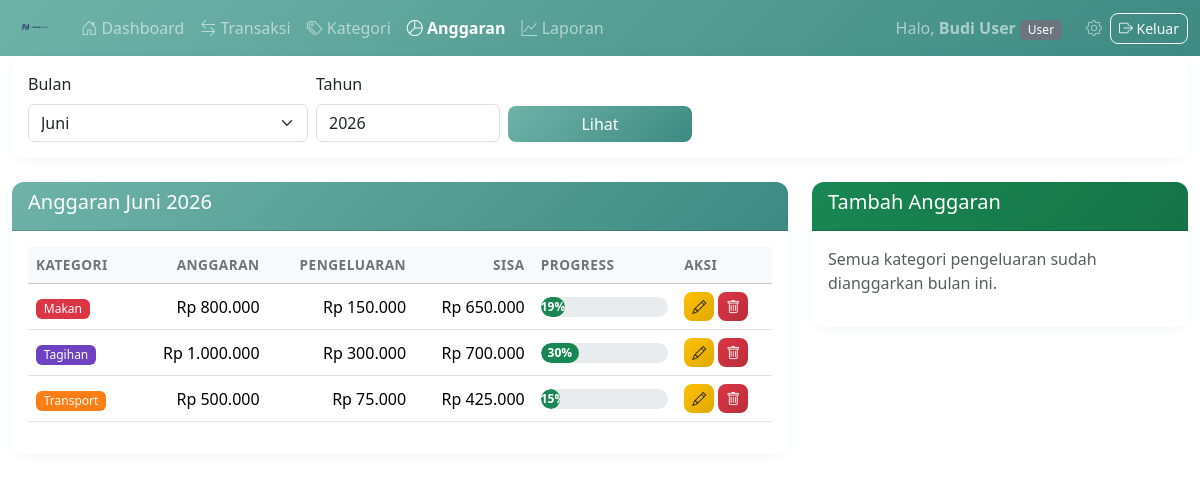
/pages/budget/index.php (signed in), run on the app's committed database.
### tables this page shows
CREATE TABLE anggaran (
    id              INT AUTO_INCREMENT PRIMARY KEY,
    user_id         INT NOT NULL,
    kategori_id     INT NOT NULL,
    bulan           INT NOT NULL,
    tahun           INT NOT NULL,
    jumlah          DECIMAL(15,2) NOT NULL,
    created_at      DATETIME DEFAULT CURRENT_TIMESTAMP,
    UNIQUE KEY unique_anggaran (user_id, kategori_id, bulan, tahun),
    FOREIGN KEY (user_id) REFERENCES users(id) ON DELETE CASCADE,
    FOREIGN KEY (kategori_id) REFERENCES kategori(id) ON DELETE CASCADE
);

CREATE TABLE kategori (
    id              INT AUTO_INCREMENT PRIMARY KEY,
    user_id         INT NOT NULL,
    nama_kategori   VARCHAR(100) NOT NULL,
    tipe            ENUM('pemasukan', 'pengeluaran') NOT NULL,
    warna           VARCHAR(7) DEFAULT '#6c757d',
    created_at      DATETIME DEFAULT CURRENT_TIMESTAMP,
    FOREIGN KEY (user_id) REFERENCES users(id) ON DELETE CASCADE
);

### config/database.php (called while the page is built, shortened)
<?php
$doc_root = rtrim($_SERVER['DOCUMENT_ROOT'], '/\\');
$project_root = dirname(__DIR__);
$base_url = str_replace('\\', '/', substr($project_root, strlen($doc_root)));
?>

### pages/budget/index.php (the view, shortened to what this page needs)
<?php
require_once '../../includes/header.php';
require_once '../../includes/navbar.php';
$user_id = $_SESSION['user_id'];
$bulan = $_GET['bulan'] ?? date('m');
$tahun = $_GET['tahun'] ?? date('Y');
$nama_bulan = [
    '01' => 'Januari', '02' => 'Februari', '03' => 'Maret',
    '04' => 'April', '05' => 'Mei', '06' => 'Juni',
    '07' => 'Juli', '08' => 'Agustus', '09' => 'September',
    '10' => 'Oktober', '11' => 'November', '12' => 'Desember'
];
$stmt = $pdo->prepare("
    SELECT a.*, k.nama_kategori, k.warna,
           COALESCE(SUM(t.jumlah), 0) as total_pengeluaran
    FROM anggaran a
    JOIN kategori k ON a.kategori_id = k.id
    LEFT JOIN transaksi t ON t.kategori_id = a.kategori_id
        AND t.tipe = 'pengeluaran' AND t.user_id = a.user_id
        AND MONTH(t.tanggal) = a.bulan AND YEAR(t.tanggal) = a.tahun
    WHERE a.user_id = ? AND a.bulan = ? AND a.tahun = ?
    GROUP BY a.id, k.nama_kategori, k.warna
    ORDER BY k.nama_kategori
");
$stmt->execute([$user_id, $bulan, $tahun]);
$budgets = $stmt->fetchAll();
$used_ids = array_column($budgets, 'kategori_id');
$params = array_merge([$user_id], $used_ids);
$stmt = $pdo->prepare("
    SELECT * FROM kategori
    WHERE user_id = ? AND tipe = 'pengeluaran'
    " . ($used_ids ? "AND id NOT IN (" . implode(',', array_fill(0, count($used_ids), '?')) . ")" : "") . "
    ORDER BY nama_kategori
");
$stmt->execute($params);
$available_kategoris = $stmt->fetchAll();
?>
<div class="container-fluid">
    <div class="card mb-4">
        <div class="card-body">
            <form method="GET" class="row g-2 align-items-end">
                <div class="col-md-3">
                    <label class="form-label">Bulan</label>
                    <select name="bulan" class="form-select">
                        <?php foreach ($nama_bulan as $k => $v): ?>
                        <option value="<?= $k ?>" <?= $bulan == $k ? 'selected' : '' ?>><?= $v ?></option>
                        <?php endforeach; ?>
                    </select>
                </div>
                <div class="col-md-2">
                    <label class="form-label">Tahun</label>
                    <input type="number" name="tahun" class="form-control" value="<?= $tahun ?>"
                           min="2020" max="<?= date('Y') + 1 ?>">
                </div>
                <div class="col-md-2">
                    <button type="submit" class="btn btn-primary w-100">Lihat</button>
                </div>
            </form>
        </div>
    </div>
    <div class="row">
        <div class="col-lg-8">
            <div class="card">
                <div class="card-header bg-primary text-white">
                    <h5>Anggaran <?= $nama_bulan[$bulan] ?> <?= $tahun ?></h5>
                </div>
                <div class="card-body">
                    <?php if (empty($budgets)): ?>
                    <p class="text-muted text-center py-3">Belum ada anggaran untuk bulan ini.</p>
                    <?php else: ?>
                    <div class="table-responsive">
                        <table class="table table-hover">
                            <thead class="table-light">
                                <tr>
                                    <th>Kategori</th>
                                    <th class="text-end">Anggaran</th>
                                    <th class="text-end">Pengeluaran</th>
                                    <th class="text-end">Sisa</th>
                                    <th>Progress</th>
                                    <th>Aksi</th>
                                </tr>
                            </thead>
                            <tbody>
                                <?php foreach ($budgets as $b):
                                    $persen = $b['jumlah'] > 0 ? round(($b['total_pengeluaran'] / $b['jumlah']) * 100) : 0;
                                    $sisa = $b['jumlah'] - $b['total_pengeluaran'];
                                    $bar_class = $persen >= 100 ? 'bg-danger' : ($persen >= 80 ? 'bg-warning' : 'bg-success');
                                ?>
                                <tr>
                                    <td>
                                        <span class="badge" style="background-color: <?= $b['warna'] ?>">
                                            <?= htmlspecialchars($b['nama_kategori']) ?>
                                        </span>
                                    </td>
                                    <td class="text-end">Rp <?= number_format($b['jumlah'], 0, ',', '.') ?></td>
                                    <td class="text-end">Rp <?= number_format($b['total_pengeluaran'], 0, ',', '.') ?></td>
                                    <td class="text-end <?= $sisa < 0 ? 'text-danger fw-bold' : '' ?>">
                                        Rp <?= number_format($sisa, 0, ',', '.') ?>
                                    </td>
                                    <td style="min-width: 120px;">
                                        <div class="progress" style="height: 20px;">
                                            <div class="progress-bar <?= $bar_class ?>" style="width: <?= min($persen, 100) ?>%">
                                                <?= $persen ?>%
                                            </div>
                                        </div>
                                    </td>
                                    <td>
                                        <button type="button" class="btn btn-warning btn-sm" data-bs-toggle="modal"
                                                data-bs-target="#editBudgetModal"
                                                data-id="<?= $b['id'] ?>"
                                                data-jumlah="<?= $b['jumlah'] ?>"
                                                data-kategori="<?= htmlspecialchars($b['nama_kategori']) ?>">
                                            <i class="bi bi-pencil"></i>
                                        </button>
                                        <button type="button" class="btn btn-danger btn-sm" data-bs-toggle="modal"
                                                data-bs-target="#deleteBudgetModal"
                                                data-id="<?= $b['id'] ?>"
                                                data-kategori="<?= htmlspecialchars($b['nama_kategori']) ?>">
                                            <i class="bi bi-trash"></i>
                                        </button>
                                    </td>
                                </tr>
                                <?php endforeach; ?>
                            </tbody>
                        </table>
                    </div>
                    <?php endif; ?>
                </div>
            </div>
        </div>
        <div class="col-lg-4">
            <div class="card">
                <div class="card-header bg-success text-white">
                    <h5>Tambah Anggaran</h5>
                </div>
                <div class="card-body">
                    <?php if (empty($available_kategoris)): ?>
                    <p class="text-muted">Semua kategori pengeluaran sudah dianggarkan bulan ini.</p>
                    <?php endif; ?>
                </div>
            </div>
        </div>
    </div>
</div>
<?php require_once '../../includes/footer.php'; ?>

### includes/header.php (shortened to what this page needs)
<?php
require_once __DIR__ . '/../config/database.php';
?>
<!DOCTYPE html>
<html lang="id">
<head>
    <link href="https://cdn.jsdelivr.net/npm/bootstrap@5.3.2/dist/css/bootstrap.min.css" rel="stylesheet">
    <link href="https://cdn.jsdelivr.net/npm/bootstrap-icons@1.11.3/font/bootstrap-icons.min.css" rel="stylesheet">
    <link href="<?= $base_url ?>/assets/css/style.css" rel="stylesheet">
</head>
<body>

### includes/navbar.php (shortened to what this page needs)
<?php
$current_role = $_SESSION['role'] ?? 'user';
$current_dir  = basename(dirname($_SERVER['PHP_SELF']));
function navActive($dir, $current_dir) {
    return $dir === $current_dir ? 'active fw-bold' : '';
}
?>
<nav class="navbar navbar-expand-lg navbar-dark bg-primary">
    <div class="container-fluid">
        <a class="navbar-brand fw-bold" href="<?= $base_url ?>/pages/dashboard/index.php">
            <img src="<?= $base_url ?>/assets/images/logo.png" alt="FinanceNote" style="height:32px;">
        </a>
        <div class="collapse navbar-collapse" id="navbarNav">
            <ul class="navbar-nav me-auto">
                <li class="nav-item">
                    <a class="nav-link <?= navActive('dashboard', $current_dir) ?>" href="<?= $base_url ?>/pages/dashboard/index.php">
                        <i class="bi bi-house-door"></i> Dashboard
                    </a>
                </li>
                <li class="nav-item">
                    <a class="nav-link <?= navActive('transaksi', $current_dir) ?>" href="<?= $base_url ?>/pages/transaksi/index.php">
                        <i class="bi bi-arrow-left-right"></i> Transaksi
                    </a>
                </li>
                <li class="nav-item">
                    <a class="nav-link <?= navActive('kategori', $current_dir) ?>" href="<?= $base_url ?>/pages/kategori/index.php">
                        <i class="bi bi-tags"></i> Kategori
                    </a>
                </li>
                <li class="nav-item">
                    <a class="nav-link <?= navActive('budget', $current_dir) ?>" href="<?= $base_url ?>/pages/budget/index.php">
                        <i class="bi bi-pie-chart"></i> Anggaran
                    </a>
                </li>
                <li class="nav-item">
                    <a class="nav-link <?= navActive('laporan', $current_dir) ?>" href="<?= $base_url ?>/pages/laporan/index.php">
                        <i class="bi bi-graph-up"></i> Laporan
                    </a>
                </li>
            </ul>
            <ul class="navbar-nav ms-auto align-items-lg-center">
                <li class="nav-item">
                    <span class="navbar-text me-3">
                        Halo, <strong><?= htmlspecialchars($_SESSION['nama_lengkap'] ?? '') ?></strong>
                        <span class="badge bg-<?= $current_role === 'admin' ? 'danger' : 'secondary' ?>">
                            <?= htmlspecialchars(ucfirst($current_role)) ?>
                        </span>
                    </span>
                </li>
                <li class="nav-item">
                    <a class="nav-link" href="<?= $base_url ?>/pages/settings/index.php" title="Pengaturan">
                        <i class="bi bi-gear"></i>
                    </a>
                </li>
                <li class="nav-item">
                    <a href="<?= $base_url ?>/proses/auth/logout.php" class="btn btn-outline-light btn-sm">
                        <i class="bi bi-box-arrow-right"></i> Keluar
                    </a>
                </li>
            </ul>
        </div>
    </div>
</nav>

### includes/footer.php (shortened to what this page needs)
</body>
</html>

### assets/css/style.css (style rules this page uses)
.navbar.bg-primary { background: linear-gradient(135deg, #6fb3a8 0%, #3d8a82 100%) !important; }
.bg-primary { background: linear-gradient(135deg, #6fb3a8 0%, #3d8a82 100%) !important; }
.navbar-brand { padding-top: 0; padding-bottom: 0; }
.navbar-brand img { height: 60px; width: auto; display: block; }
.navbar-brand { font-size: 1.25rem; letter-spacing: 0.5px; }
.card { border: none; box-shadow: 0 2px 12px rgba(16, 112, 160, 0.06); border-radius: 12px; transition: box-shadow 0.2s; }
.card-header { border-radius: 12px 12px 0 0 !important; font-weight: 600; }
.card-header.bg-primary { background: linear-gradient(135deg, #6fb3a8, #3d8a82) !important; }
.card-header.bg-success { background: linear-gradient(135deg, #198754, #157347) !important; }
.table th { font-weight: 600; font-size: 0.85rem; text-transform: uppercase; letter-spacing: 0.5px; color: #6c757d; }
.table td { vertical-align: middle; }
.btn { border-radius: 8px; font-weight: 500; transition: all 0.2s; }
.btn-primary { background: linear-gradient(135deg, #6fb3a8, #3d8a82); border: none; }
.btn-danger { background: linear-gradient(135deg, #dc3545, #bb2d3b); border: none; }
.btn-warning { background: linear-gradient(135deg, #ffc107, #e0a800); border: none; color: #212529; }
.progress { border-radius: 10px; background-color: #e9ecef; }
.progress-bar { border-radius: 10px; font-size: 0.75rem; font-weight: 600; transition: width 0.6s ease; }
.badge { font-weight: 500; padding: 0.35em 0.65em; border-radius: 6px; }

### data on the page
anggaran: kategori.nama_kategori "Makan", jumlah "800.000", total_pengeluaran "150.000", sisa "650.000", persen "19"
anggaran: kategori.nama_kategori "Tagihan", jumlah "1.000.000", total_pengeluaran "300.000", sisa "700.000", persen "30"
anggaran: kategori.nama_kategori "Transport", jumlah "500.000", total_pengeluaran "75.000", sisa "425.000", persen "15"

### other printed values
$_SESSION['nama_lengkap'] "Budi User"
$current_role "User"
form field bulan "Juni"
